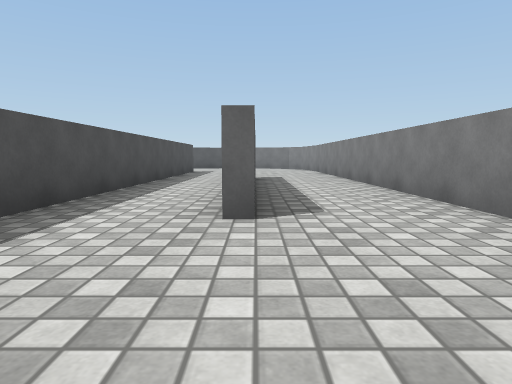
[1] (above)

22 first-person views from a walk through a 3-D level made in the Unity game engine. The camera is 0.29 m above the floor, tilts 6° down and sees 75° across. The floor is counted in squares, 0.5 m on a side. Each view is taken from the middle of a square. On the plan, view 1 faces up. The plan holds only what a view shows up to about 9 squares ahead; the rest is blank. The player character is not drawn. Surface patterns are stand-ins for the level's own textures.

[2]
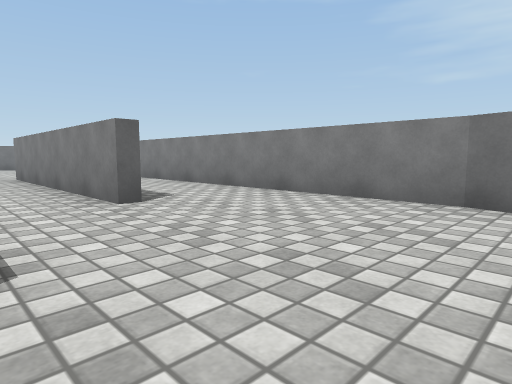

[3]
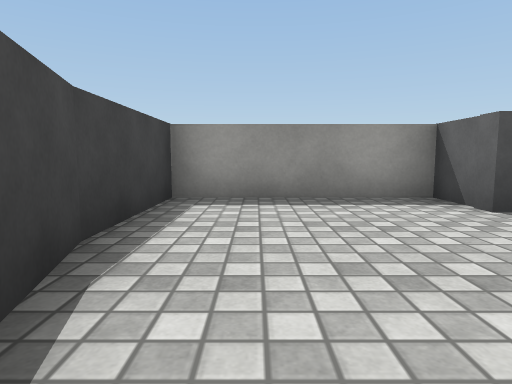

[4]
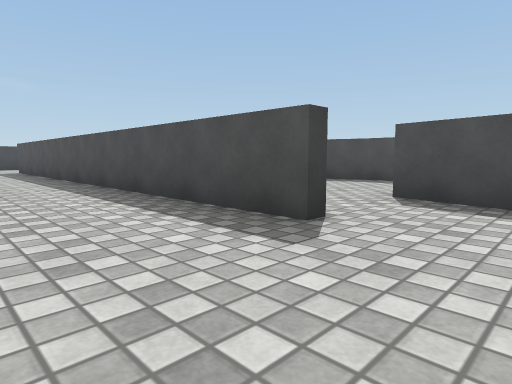

[5]
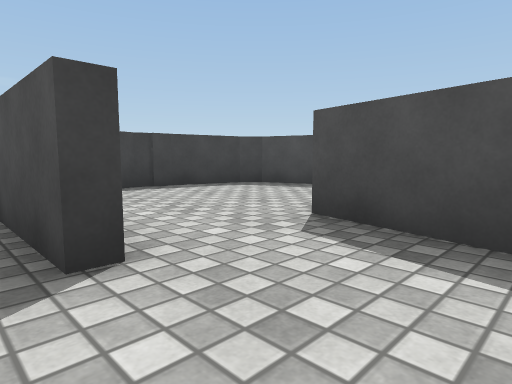

[6]
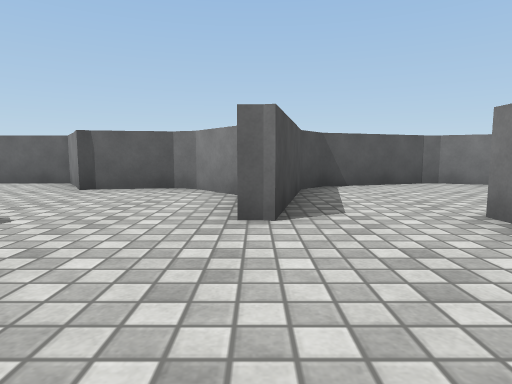

[7]
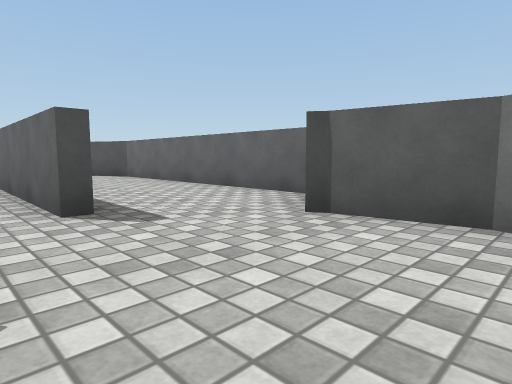

[8]
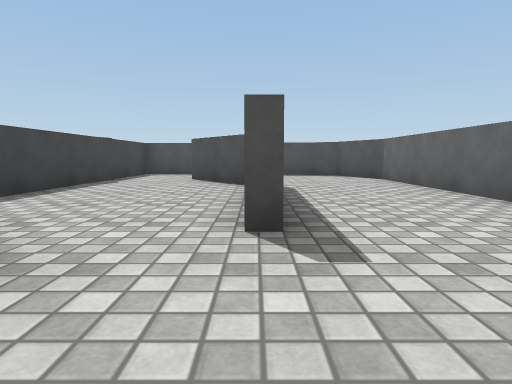

[9]
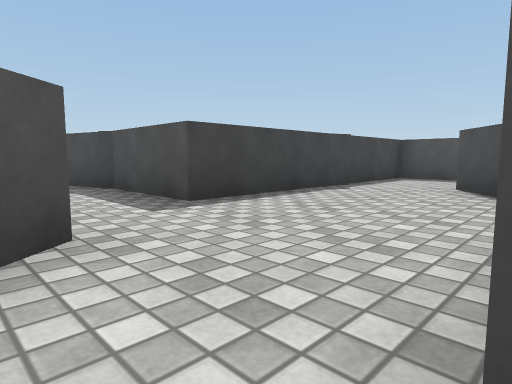

[10]
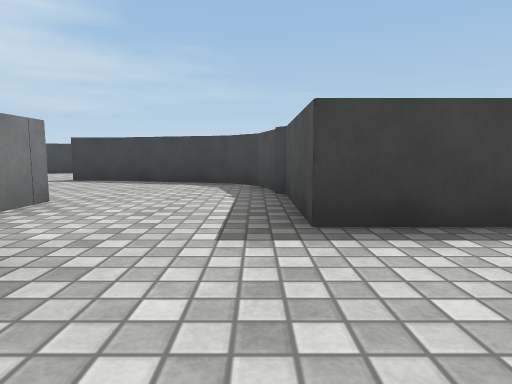

[11]
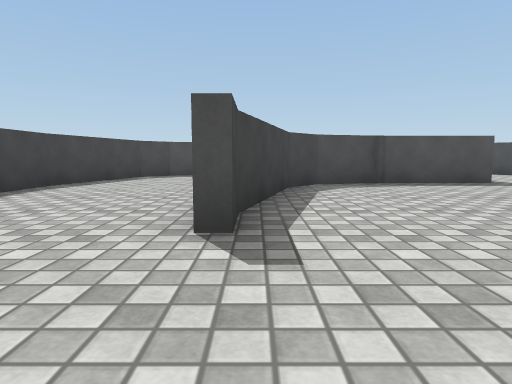

[12]
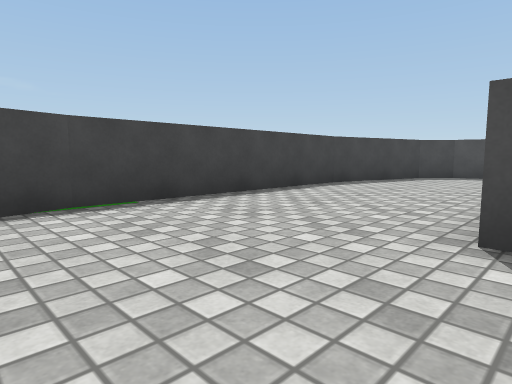

[13]
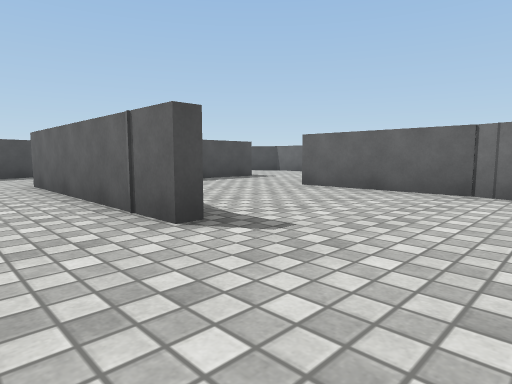

[14]
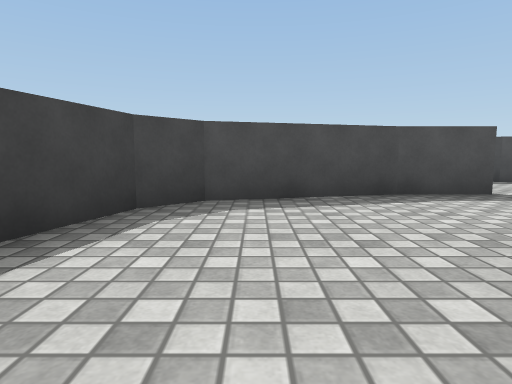

[15]
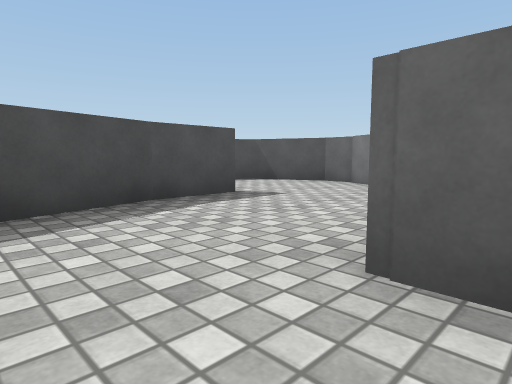

[16]
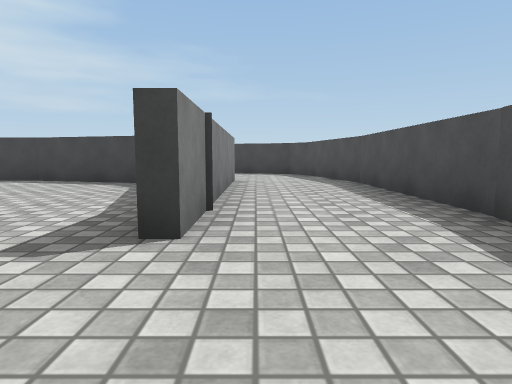

[17]
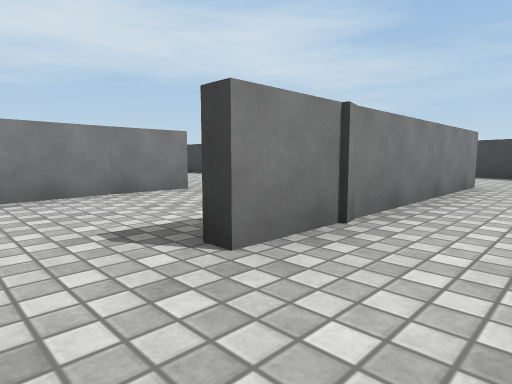

[18]
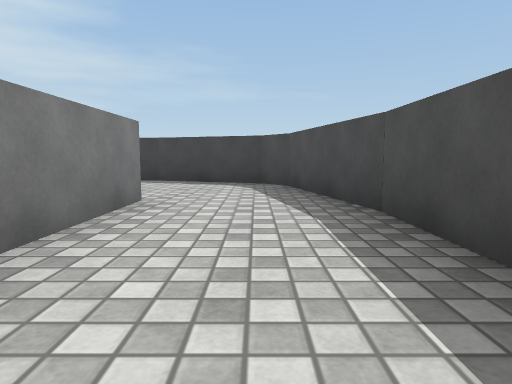

[19]
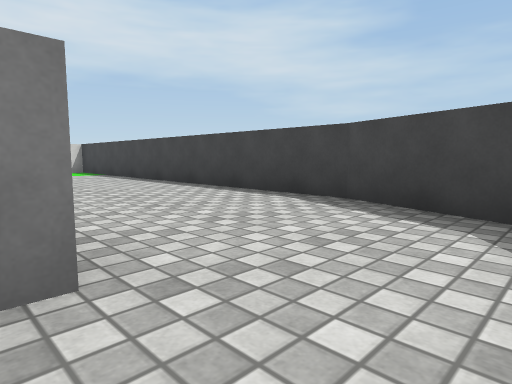

[20]
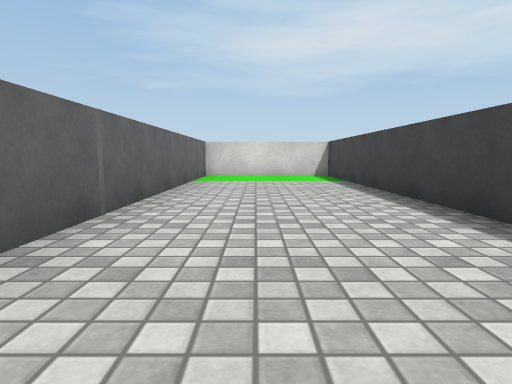

[21]
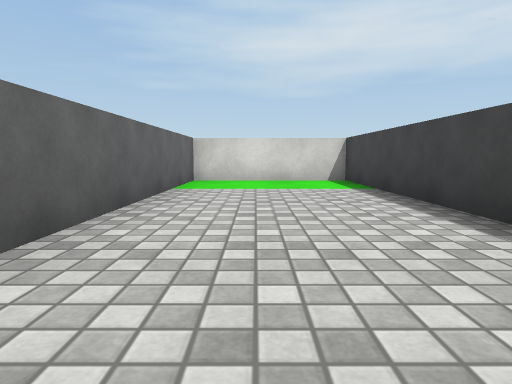

[22]
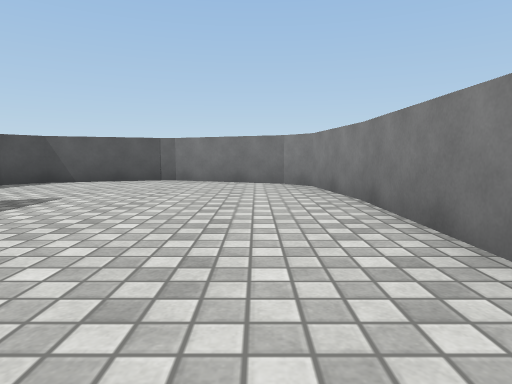

### Floor plan
Key: @ floor where view 1 was taken; # wall or solid block; . floor; O other object.
Columns run from 18 left of view 1 to 3 right of it. Each row starts with its distance up from view 1.
 17   O########   OOO#OO
 16   ........#OO O.....O
 15   ...........#O.....O
 14     #####....#......O
 13   ###........#.#.....#
 12 #........##....#.....#
 11 #........ #....#.....#
 10 #######...#....O.....#
  9 O....O#...#O##O#..#..#
  8 O.....#.......OO..#..#
  7 O.....#O.......#..#..#
  6 #..#..#O.......#..#..#
  5 #..#..##O###...#..#..#
  4 #..#...........#..#..#
  3 #..#...........#.....#
  2 #..#O..........O.....#
  1 O..# O##########.....#
  0 O.............#...@..#
 -1 O.............#.....OO
 -2 OO............#.....O
 -3  ##################O

Where each view was taken, in squares from view 1:
view 1: 0 up, 0 right, facing up
view 2: 1 down, 2 left, facing up-right
view 3: 2 down, 1 right, facing left
view 4: 15 up, 0 right, facing down-left
view 5: 15 up, 2 left, facing down-left
view 6: 10 up, 5 left, facing up
view 7: 13 up, 6 left, facing up-left
view 8: 14 up, 7 left, facing left
view 9: 14 up, 9 left, facing down-left
view 10: 13 up, 11 left, facing down
view 11: 5 up, 4 left, facing left
view 12: 5 up, 4 left, facing down-left
view 13: 3 up, 4 left, facing up-left
view 14: 3 up, 10 left, facing left
view 15: 3 up, 11 left, facing up-left
view 16: 9 up, 16 left, facing down
view 17: 8 up, 17 left, facing down-right
view 18: 5 up, 17 left, facing down
view 19: 1 up, 17 left, facing down-right
view 20: 1 down, 14 left, facing right
view 21: 1 down, 12 left, facing right
view 22: 9 up, 1 right, facing up
